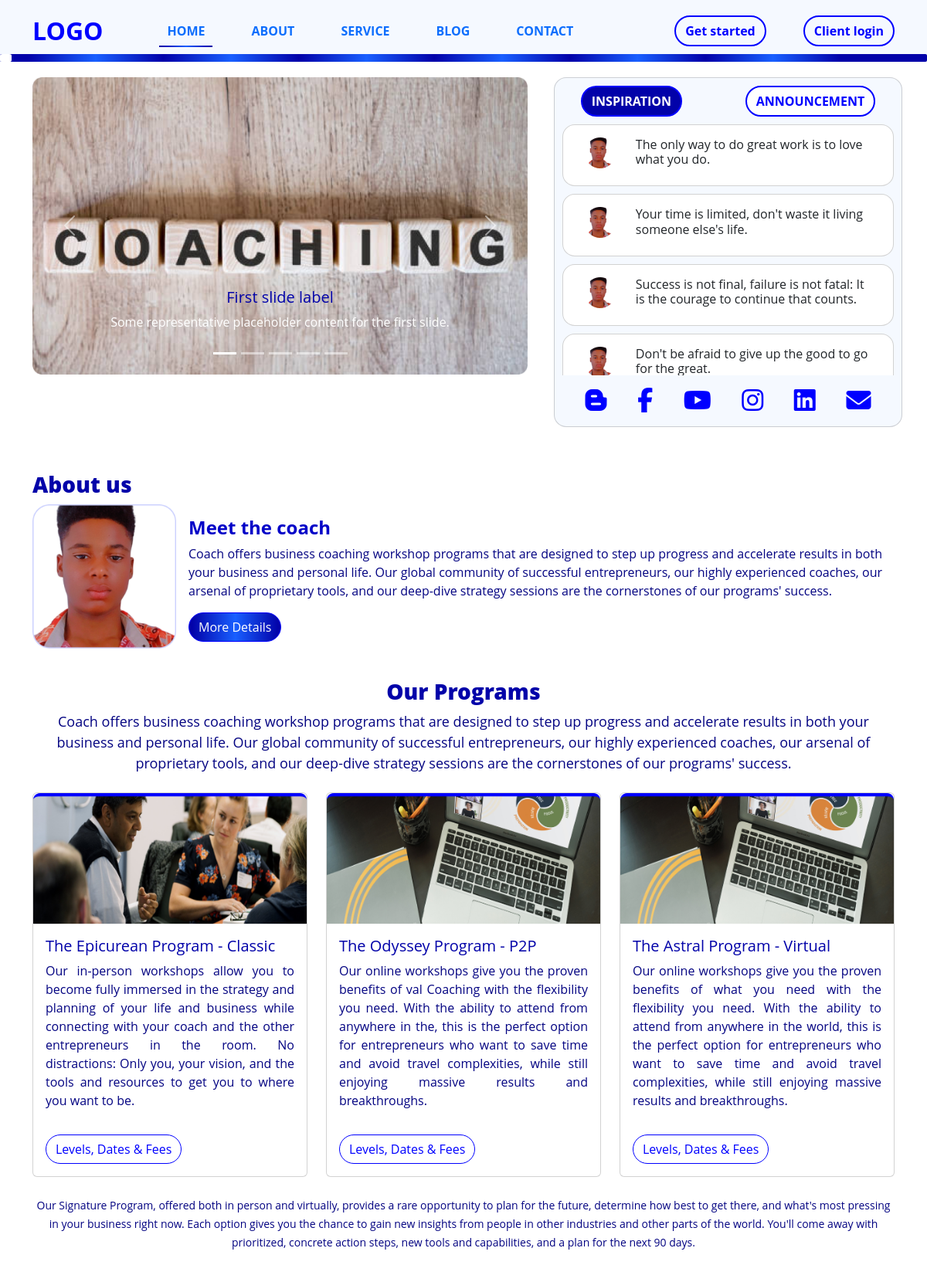
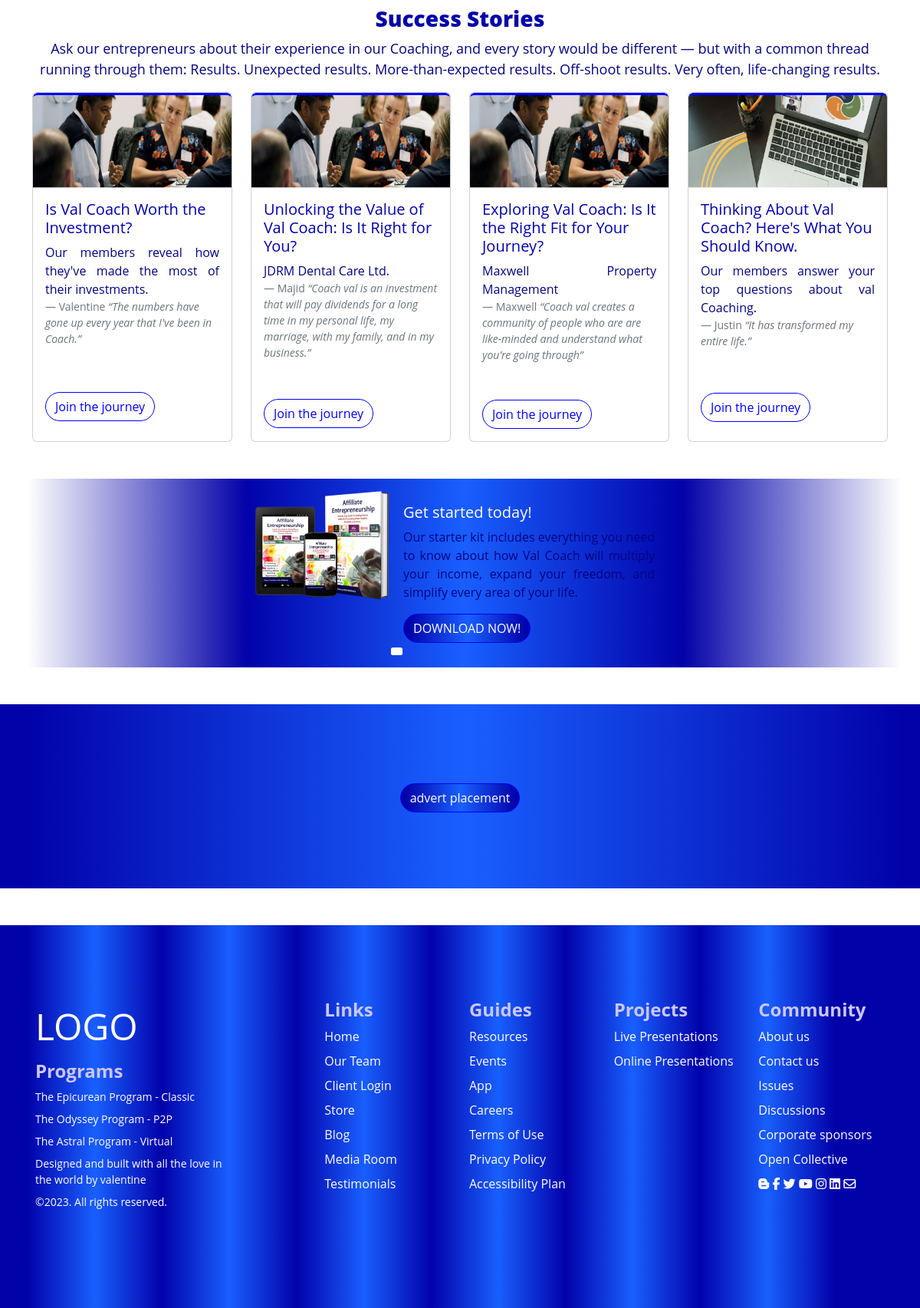
The page / on the database its author committed (2 pictures, top to bottom).
### tables this page shows
CREATE TABLE `slider` (
  `id` int(255) NOT NULL,
  `image` longblob NOT NULL,
  `header` varchar(255) NOT NULL,
  `paragraph` varchar(255) NOT NULL,
  `date` datetime NOT NULL DEFAULT current_timestamp()
);

CREATE TABLE `slider_card` (
  `id` int(30) NOT NULL,
  `image` longblob DEFAULT NULL,
  `inspire_text` varchar(255) NOT NULL,
  `announce_text` varchar(255) NOT NULL,
  `date` datetime NOT NULL DEFAULT current_timestamp()
);

CREATE TABLE `about_us_card` (
  `id` int(11) NOT NULL,
  `image` longblob NOT NULL,
  `heading` varchar(255) NOT NULL,
  `about` mediumtext NOT NULL,
  `date` datetime NOT NULL DEFAULT current_timestamp()
);

CREATE TABLE `our_program_home` (
  `id` int(11) NOT NULL,
  `program_image` longblob NOT NULL,
  `program_title` varchar(255) NOT NULL,
  `program_info` varchar(4000) NOT NULL,
  `date` datetime NOT NULL DEFAULT current_timestamp(),
  `coaching_content` varchar(4000) NOT NULL,
  `level` varchar(255) NOT NULL,
  `dates` varchar(255) NOT NULL,
  `fees` varchar(600) NOT NULL
);

CREATE TABLE `success_card` (
  `id` int(11) NOT NULL,
  `success_image` blob NOT NULL,
  `head_text` varchar(255) NOT NULL,
  `success_insight` varchar(255) NOT NULL,
  `success_name` varchar(255) NOT NULL,
  `success_cite` varchar(255) NOT NULL,
  `date` datetime NOT NULL DEFAULT current_timestamp()
);

CREATE TABLE `book_advert` (
  `id` int(11) NOT NULL,
  `book_image` blob NOT NULL,
  `book_text` varchar(255) NOT NULL,
  `book_intro` varchar(255) NOT NULL,
  `book2_image` blob NOT NULL,
  `modal_header` varchar(255) NOT NULL,
  `book_title` varchar(255) NOT NULL,
  `book_description` varchar(255) NOT NULL,
  `book_sumary` varchar(255) NOT NULL,
  `sumary_content` varchar(1000) NOT NULL,
  `time` datetime NOT NULL DEFAULT current_timestamp()
);

### include/slider.php (shortened to what this page needs)
<div id="valCarousel" class="carousel carousel-fade" data-bs-ride="carousel" data-bs-interval="4000"
    data-bs-wrap="true">
    <div class="carousel-indicators">
        <?php
        $slider_query = "SELECT * FROM slider ORDER BY id ASC";
        $slider_result = mysqli_query($conn, $slider_query);
        $indicator_count = mysqli_num_rows($slider_result);
        for ($i = 0; $i < $indicator_count; $i++) {
            echo '<button type="button" data-bs-target="#valCarousel" data-bs-slide-to="' . $i . '"';
            if ($i == 0) {
                echo ' class="active"';
            }
            echo ' aria-label="Slide ' . ($i + 1) . '"></button>';
        }
        ?>
    </div>
    <div class="carousel-inner ">
        <?php
        $index = 0;
        while ($row = mysqli_fetch_assoc($slider_result)) {
            echo '<div class="carousel-item';
            if ($index == 0) {
                echo ' active';
            }
            echo '">';
            echo '<img src="' . $row['image'] . '" class="d-block w-100" alt="an image">';
            echo '<div class="carousel-caption d-none d-md-block">';
            echo '<h5>' . $row['header'] . '</h5>';
            echo '<p>' . $row['paragraph'] . '</p>';
            echo '</div></div>';
            $index++;
        }
        ?>
    </div>
    <button class="carousel-control-prev" type="button" data-bs-target="#valCarousel" data-bs-slide="prev">
        <span class="carousel-control-prev-icon" aria-hidden="true"></span>
    </button>
    <button class="carousel-control-next" type="button" data-bs-target="#valCarousel" data-bs-slide="next">
        <span class="carousel-control-next-icon" aria-hidden="true"></span>
    </button>
</div>

### include/sliderCard.php (shortened to what this page needs)
<div class="card carde main-card" style="width: 100%;">
    <div class="btn-toolbar justify-content-evenly" role="toolbar" aria-label="Toolbar with button groups">
        <button id="btn1" class="btn btn-outline-primary inspirebtn" type="submit" data-bs-toggle="inspiration"
            data-bs-target="#inspiration" aria-expanded="false" aria-controls="inspiration">INSPIRATION</button>
        <button id="btn2" class="btn btn-outline-primary text-end ms-lg-5 anouncebtn" data-bs-toggle="anounce"
            data-bs-target="#anouncement" aria-expanded="false" aria-controls="anouncement"
            type="submit">ANNOUNCEMENT</button>
    </div>
    <div class="sliderCard">
    <div class="inspire" id="inspiration">
        <?php
        $slider_card_query = "SELECT * FROM slider_card ORDER BY id DESC LIMIT 4";
        $result = mysqli_query($conn, $slider_card_query);
        while ($row = mysqli_fetch_assoc($result)) {
            echo '<div class="card carde card-body">';
            echo '<div class="container">';
            echo '<div class="row">';
            echo '<div class="col-2"><img src="' . $row["image"] . '" alt="" width="40" height="40" class="image-fluid"></div>';
            echo '<div class="col-10">';
            echo '<h6>' . $row["inspire_text"] . '</h6>';
            echo '</div>';
            echo '</div>';
            echo '</div>';
            echo '</div>';
        }
        ?>
    </div>
    </div>
    <div class="card-body socials">
        <a href="#" class="card-link"><i class="fab fa-blogger-b"></i></a>
        <a href="#" class="card-link"><i class="fa-brands fa-facebook-f"></i></a>
        <a href="#" class="card-link"><i class="fa-brands fa-youtube"></i></a>
        <a href="#" class="card-link"><i class="fa-brands fa-instagram"></i></a>
        <a href="#" class="card-link"><i class="fa-brands fa-linkedin"></i></a>
        <a href="#" class="card-link"><i class="fa fa-envelope"></i></a>
    </div>
</div>

### include/aboutUsCard.php (shortened to what this page needs)
<?php
include "database_connection.php";
$user = "SELECT * FROM about_us_card ORDER BY id DESC LIMIT 1";
$result = mysqli_query($conn, $user);
$row = mysqli_fetch_array($result, MYSQLI_ASSOC);
?>
<div class="card cader mb-3" style="max-width: 1200px;">
    <div class="row g-0">
        <div class="col-md-2 the-coach-image">
            <img src="<?php echo $row["image"]; ?>" class="img-fluid rounded-start" alt="...">
        </div>
        <div class="col-md-10 the-coach">
            <div class="card-body">
                <h5 class="card-title" id="MeetTheCoach"><?php echo $row["heading"]; ?></h5>
                <p class="card-text"><?php echo $row["about"]; ?></p>
                <a href="#" id="aboutusmoredetailbtn" class="btn btn-outline-primary detail">More
                    Details</a>
            </div>
        </div>
    </div>
</div>

### include/ourProgramCard.php (shortened to what this page needs)
<?php
include "database_connection.php";
$card_query = "SELECT * FROM our_program_home ORDER BY id ASC LIMIT 3";
$card_result = mysqli_query($conn, $card_query);
while ($row = mysqli_fetch_assoc($card_result)) {
    echo '<div class="col-md-4 caders">';
    echo '<div class="card success_card">';
    echo '<img src="' . $row["program_image"] . '" class="card-img-top" alt="...">';
    echo '<div class="card-body">';
    echo '<h5 class="card-title">' . $row["program_title"] . '</h5>';
    echo '<p class="card-text">' . $row["program_info"] . '</p>';
    echo '</div>';
    echo '<div class="card-body">';
    echo '<a href="#" class="card-link btn btn-outline-primary cardLink" data-bs-toggle="modal"
            data-bs-target="#modal' . $row["id"] . '">Levels, Dates & Fees</a>';
    echo '</div>';
    echo '</div>';
    echo '</div>';
}
?>

### include/successPageCard.php
<?php
include "database_connection.php";
$card_query = "SELECT * FROM success_card ORDER BY id DESC LIMIT 4";
$card_result = mysqli_query($conn, $card_query);
while ($row = mysqli_fetch_assoc($card_result)) {
    echo '<div class="col-md-3 caders">';
    echo '<div class="card success_card">';
    echo '<img src="' . $row["success_image"] . '" class="card-img-top" alt="...">';
    echo '<div class="card-body">';
    echo '<h5 class="card-title">' . $row["head_text"] . '</h5>';
    echo '<p class="card-text">' . $row["success_insight"] . '</p>';
    echo '<footer class="blockquote-footer">' . $row["success_name"] . '<cite title="Source Title">' . $row["success_cite"] . '</cite>';
    echo '</footer>';
    echo '</div>';
    echo '<div class="card-body">';
    echo '<a href="ourProgrampage.php" class="card-link btn btn-outline-primary  cardLink">Join the journey</a>';
    echo '</div>';
    echo '</div>';
    echo '</div>';
}
?>

### include/bookSalesAdvertCard.php (shortened to what this page needs)
<?php
include "database_connection.php";
$card_query = "SELECT * FROM book_advert ORDER BY id DESC LIMIT 1";
$card_result = mysqli_query($conn, $card_query);
while ($row = mysqli_fetch_assoc($card_result)) {
    echo '<div class="row g-0">';
    echo '<div class="col-md-4">';
    echo '<img src="' . $row["book_image"] . '" class="img-fluid rounded-start" alt="...">';
    echo '</div>';
    echo '<div class="col-md-8 BookAnimate">';
    echo '<div class="card-body">';
    echo '<h5 class="card-title">' . $row["book_text"] . '</h5>';
    echo '<p class="card-text BookCardText">' . $row["book_intro"] . '</p>';
    echo '<button type="button" class="btn btn-primary detail" data-bs-toggle="modal"
                data-bs-target="#staticBackdrop">DOWNLOAD NOW!
            </button>';
    echo '</div>';
    echo '</div>';
    echo '</div>';
}
?>

### rows shown on the page
slider: image (picture), header "First slide label", paragraph "Some representative placeholder content for the first slide."
slider_card: image (picture), inspire_text "The only way to do great work is to love what you do."
slider_card: image (picture), inspire_text "Your time is limited, don't waste it living someone else's life."
slider_card: image (picture), inspire_text "Success is not final, failure is not fatal: It is the courage to continue that counts."
slider_card: image (picture), inspire_text "Don't be afraid to give up the good to go for the great."
about_us_card: image (picture), heading "Meet the coach", about "Coach offers business coaching workshop programs that are designed to step up progress and accelerate results in both your business and personal life. Our global community of successful entrepreneurs, our highly experienced coaches, our arsenal of proprietary tools, and our deep-dive strategy sessions are the cornerstones of our programs' success."
our_program_home: program_image (picture), program_title "The Epicurean Program - Classic", program_info "Our in-person workshops allow you to become fully immersed in the strategy and planning of your life and business while connecting with your coach and the other entrepreneurs in the room. No distractions: Only you, your vision, and the tools and resources to get you to where you want to be."
our_program_home: program_image (picture), program_title "The Odyssey Program - P2P", program_info "Our online workshops give you the proven benefits of val Coaching with the flexibility you need. With the ability to attend from anywhere in the, this is the perfect option for entrepreneurs who want to save time and avoid travel complexities, while still enjoying massive results and breakthroughs."
our_program_home: program_image (picture), program_title "The Astral Program - Virtual", program_info "Our online workshops give you the proven benefits of what you need with the flexibility you need. With the ability to attend from anywhere in the world, this is the perfect option for entrepreneurs who want to save time and avoid travel complexities, while still enjoying massive results and breakthroughs."
success_card: success_image (picture), head_text "Is Val Coach Worth the Investment?", success_insight "Our members reveal how they've made the most of their investments.", success_name "Valentine", success_cite "“The numbers have gone up every year that I've been in Coach.”"
success_card: success_image (picture), head_text "Unlocking the Value of Val Coach: Is It Right for You?", success_insight "JDRM Dental Care Ltd.", success_name "Majid", success_cite "“Coach val is an investment that will pay dividends for a long time in my personal life, my marriage, with my family, and in my business.”"
success_card: success_image (picture), head_text "Exploring Val Coach: Is It the Right Fit for Your Journey?", success_insight "Maxwell Property Management", success_name "Maxwell", success_cite "“Coach val creates a community of people who are are like-minded and understand what you're going through”"
success_card: success_image (picture), head_text "Thinking About Val Coach? Here's What You Should Know.", success_insight "Our members answer your top questions about val Coaching.", success_name "Justin", success_cite "“It has transformed my entire life.”"
book_advert: book_image (picture), book_text "Get started today!", book_intro "Our starter kit includes everything you need to know about how Val Coach will multiply your income, expand your freedom, and simplify every area of your life."
